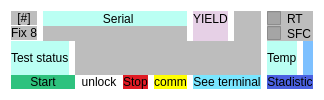
            <widget class="QFrame" name="frame_9">
             <property name="styleSheet">
              <string notr="true">border-radius:0px;
background-color: rgb(255, 255, 255);</string>
             </property>
             <property name="frameShape">
              <enum>QFrame::StyledPanel</enum>
             </property>
             <property name="frameShadow">
              <enum>QFrame::Raised</enum>
             </property>
             <layout class="QGridLayout" name="gridLayout_9">
              <property name="verticalSpacing">
               <number>0</number>
              </property>
              <item row="0" column="6">
               <widget class="QLabel" name="lb_status_12">
                <property name="styleSheet">
                 <string notr="true">color: rgb(0, 0, 0);background-color: rgba(200, 154, 200, 118);</string>
                </property>
                <property name="text">
                 <string>YIELD</string>
                </property>
               </widget>
              </item>
              <item row="2" column="9">
               <widget class="QLabel" name="temp_8">
                <property name="styleSheet">
                 <string notr="true">background-color: rgb(125, 192, 255);
color: rgb(0, 0, 0);</string>
                </property>
                <property name="text">
                 <string/>
                </property>
               </widget>
              </item>
              <item row="1" column="0">
               <widget class="QPushButton" name="nt_fixt_12">
                <property name="styleSheet">
                 <string notr="true">QPushButton{
	
	background-color: rgba(151, 151, 151, 163);
}
QPushButton:hover{
	
	
	background-color: rgba(255, 255, 255, 3);
}</string>
                </property>
                <property name="text">
                 <string>Fix 8</string>
                </property>
               </widget>
              </item>
              <item row="4" column="5">
               <widget class="QPushButton" name="term_8">
                <property name="styleSheet">
                 <string notr="true">QPushButton{
	
	
	background-color: rgb(255, 255, 0);
	color: rgb(0, 0, 0);
}
QPushButton:hover{
	
	
	background-color: rgb(253, 255, 106);
	color: rgb(255, 255, 255);
}</string>
                </property>
                <property name="text">
                 <string>comm</string>
                </property>
               </widget>
              </item>
              <item row="0" column="0">
               <widget class="QPushButton" name="nt_opc_12">
                <property name="styleSheet">
                 <string notr="true">QPushButton{
	
	background-color: rgba(151, 151, 151, 163);
}
QPushButton:hover{
	
	
	background-color: rgba(255, 255, 255, 3);
}</string>
                </property>
                <property name="text">
                 <string>[#]</string>
                </property>
               </widget>
              </item>
              <item row="4" column="4">
               <widget class="QPushButton" name="nt_stop_12">
                <property name="styleSheet">
                 <string notr="true">QPushButton{
	background-color: rgb(224, 27, 36);
}
QPushButton:hover{
	background-color: rgb(246, 97, 81);
}</string>
                </property>
                <property name="text">
                 <string>Stop</string>
                </property>
               </widget>
              </item>
              <item row="2" column="2" colspan="6">
               <widget class="QLabel" name="nt_status_12">
                <property name="styleSheet">
                 <string notr="true">background-color: rgba(151, 151, 151, 163);</string>
                </property>
                <property name="text">
                 <string/>
                </property>
               </widget>
              </item>
              <item row="3" column="0" colspan="10">
               <layout class="QVBoxLayout" name="st_8"/>
              </item>
              <item row="4" column="0" colspan="3">
               <widget class="QPushButton" name="nt_start_12">
                <property name="styleSheet">
                 <string notr="true">QPushButton{
	background-color: rgb(46, 194, 126);
}
QPushButton:hover{
	
	background-color: rgb(143, 240, 164);
	color: rgb(0, 0, 0);
}</string>
                </property>
                <property name="text">
                 <string>Start</string>
                </property>
               </widget>
              </item>
              <item row="0" column="8" colspan="2">
               <widget class="QCheckBox" name="rt_8">
                <property name="styleSheet">
                 <string notr="true">background-color: rgba(151, 151, 151, 163);</string>
                </property>
                <property name="text">
                 <string>RT</string>
                </property>
               </widget>
              </item>
              <item row="1" column="1" colspan="5">
               <widget class="QLabel" name="nt_sn_auto_12">
                <property name="styleSheet">
                 <string notr="true">background-color: rgba(151, 151, 151, 163);</string>
                </property>
                <property name="text">
                 <string/>
                </property>
               </widget>
              </item>
              <item row="2" column="0" colspan="2">
               <widget class="QLabel" name="label_46">
                <property name="styleSheet">
                 <string notr="true">color: rgb(0, 0, 0);background-color: rgba(137, 255, 235, 150);</string>
                </property>
                <property name="text">
                 <string>Test status</string>
                </property>
               </widget>
              </item>
              <item row="1" column="6">
               <widget class="QLabel" name="nt_yiel_12">
                <property name="styleSheet">
                 <string notr="true">background-color: rgba(200, 154, 200, 118);</string>
                </property>
                <property name="text">
                 <string/>
                </property>
               </widget>
              </item>
              <item row="4" column="6" colspan="2">
               <widget class="QPushButton" name="nt_see_12">
                <property name="styleSheet">
                 <string notr="true">QPushButton{
	
	background-color: rgb(121, 230, 255);
	color: rgb(0, 0, 0);
}
QPushButton:hover{
	
	background-color: rgb(0, 170, 255);
	color: rgb(255, 255, 255);
}</string>
                </property>
                <property name="text">
                 <string>See terminal</string>
                </property>
               </widget>
              </item>
              <item row="4" column="8" colspan="2">
               <widget class="QPushButton" name="nt_stats_12">
                <property name="styleSheet">
                 <string notr="true">QPushButton{
background-color: qlineargradient(spread:pad, x1:0, y1:0, x2:1, y2:1, stop:1 rgba(75, 98, 226, 255));
}
QPushButton:hover{
	background-color: qconicalgradient(cx:0.5, cy:0.5, angle:0, stop:0 rgba(255, 0, 0, 255), stop:0.166 rgba(255, 255, 0, 255), stop:0.333 rgba(0, 255, 0, 255), stop:0.5 rgba(0, 255, 255, 255), stop:0.666 rgba(0, 0, 255, 255), stop:0.833 rgba(255, 0, 255, 255), stop:1 rgba(255, 0, 0, 255));
}</string>
                </property>
                <property name="text">
                 <string>Stadistic</string>
                </property>
               </widget>
              </item>
              <item row="1" column="8" colspan="2">
               <widget class="QCheckBox" name="chk_nt_status_12">
                <property name="styleSheet">
                 <string notr="true">background-color: rgba(151, 151, 151, 163);</string>
                </property>
                <property name="text">
                 <string>SFC</string>
                </property>
               </widget>
              </item>
              <item row="0" column="7" rowspan="2">
               <widget class="QLabel" name="led_auto_8">
                <property name="styleSheet">
                 <string notr="true">background-color: rgba(151, 151, 151, 163);
color: rgb(0, 0, 0);</string>
                </property>
                <property name="text">
                 <string/>
                </property>
               </widget>
              </item>
              <item row="2" column="8">
               <widget class="QLabel" name="label_72">
                <property name="styleSheet">
                 <string notr="true">background-color: rgba(137, 255, 235, 150);
color: rgb(0, 0, 0);</string>
                </property>
                <property name="text">
                 <string>Temp</string>
                </property>
               </widget>
              </item>
              <item row="0" column="1" colspan="5">
               <widget class="QLabel" name="label_45">
                <property name="styleSheet">
                 <string notr="true">color: rgb(0, 0, 0);background-color: rgba(137, 255, 235, 150);</string>
                </property>
                <property name="text">
                 <string>                  Serial</string>
                </property>
               </widget>
              </item>
              <item row="4" column="3">
               <widget class="QPushButton" name="mb_unlck_8">
                <property name="styleSheet">
                 <string notr="true">color: rgb(0, 0, 0);</string>
                </property>
                <property name="text">
                 <string>unlock</string>
                </property>
               </widget>
              </item>
             </layout>
            </widget>
